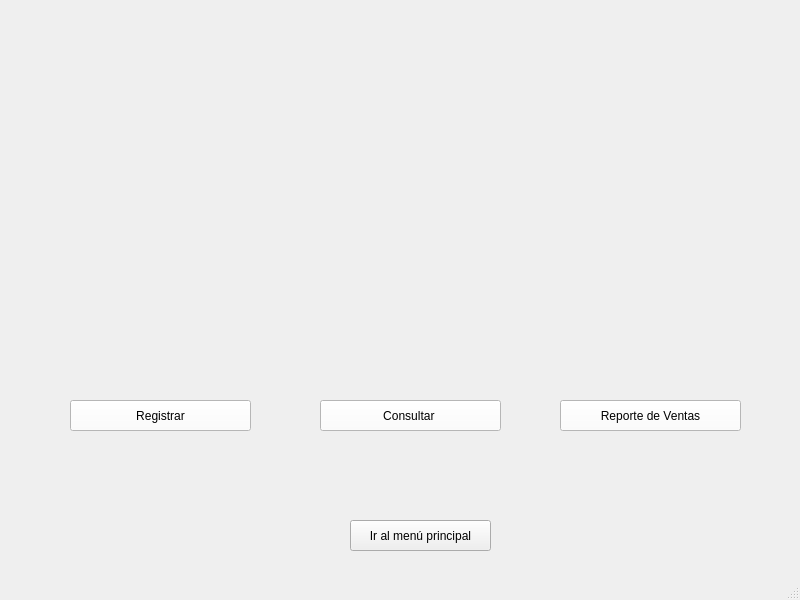
<?xml version="1.0" encoding="UTF-8"?>
<ui version="4.0">
 <class>MenuVentas</class>
 <widget class="QMainWindow" name="MenuVentas">
  <property name="geometry">
   <rect>
    <x>0</x>
    <y>0</y>
    <width>800</width>
    <height>600</height>
   </rect>
  </property>
  <property name="windowTitle">
   <string>MenuVentas</string>
  </property>
  <widget class="QWidget" name="centralwidget">
   <widget class="QLabel" name="label">
    <property name="geometry">
     <rect>
      <x>0</x>
      <y>0</y>
      <width>801</width>
      <height>581</height>
     </rect>
    </property>
    <property name="text">
     <string/>
    </property>
    <property name="pixmap">
     <pixmap>Ventas.png</pixmap>
    </property>
    <property name="scaledContents">
     <bool>true</bool>
    </property>
   </widget>
   <widget class="QPushButton" name="pushButton_AddVenta">
    <property name="geometry">
     <rect>
      <x>70</x>
      <y>400</y>
      <width>181</width>
      <height>31</height>
     </rect>
    </property>
    <property name="styleSheet">
     <string notr="true">

QPushButton{

	background-color: rgb(255, 255, 255) ;
	
	font: 63 11pt &quot;Bahnschrift SemiBold&quot;;
	
}

QPushButton:hover{

	background-color:  rgb(85, 170, 0);
	font: 63 11pt &quot;Bahnschrift SemiBold&quot;;
	
}</string>
    </property>
    <property name="text">
     <string>Registrar</string>
    </property>
   </widget>
   <widget class="QPushButton" name="pushButton_consultVenta">
    <property name="geometry">
     <rect>
      <x>320</x>
      <y>400</y>
      <width>181</width>
      <height>31</height>
     </rect>
    </property>
    <property name="styleSheet">
     <string notr="true">QPushButton{

	background-color: rgb(255, 255, 255) ;
	
	font: 63 11pt &quot;Bahnschrift SemiBold&quot;;
	
}

QPushButton:hover{

	background-color: rgb(255, 170, 0);
	font: 63 11pt &quot;Bahnschrift SemiBold&quot;;
	
}</string>
    </property>
    <property name="text">
     <string>Consultar </string>
    </property>
   </widget>
   <widget class="QPushButton" name="pushButton_ReportVentas">
    <property name="geometry">
     <rect>
      <x>560</x>
      <y>400</y>
      <width>181</width>
      <height>31</height>
     </rect>
    </property>
    <property name="styleSheet">
     <string notr="true">QPushButton{

	background-color: rgb(255, 255, 255) ;
	
	font: 63 11pt &quot;Bahnschrift SemiBold&quot;;
	
}

QPushButton:hover{

	background-color:rgb(255, 255, 0);
	font: 63 11pt &quot;Bahnschrift SemiBold&quot;;
	
}</string>
    </property>
    <property name="text">
     <string>Reporte de Ventas</string>
    </property>
   </widget>
   <widget class="QPushButton" name="pushButton_Back">
    <property name="geometry">
     <rect>
      <x>350</x>
      <y>520</y>
      <width>141</width>
      <height>31</height>
     </rect>
    </property>
    <property name="styleSheet">
     <string notr="true">font: 63 11pt &quot;Bahnschrift SemiBold&quot;;
back-groud color: rgb(255, 255, 255);</string>
    </property>
    <property name="text">
     <string>Ir al menú principal</string>
    </property>
   </widget>
  </widget>
  <widget class="QMenuBar" name="menubar">
   <property name="geometry">
    <rect>
     <x>0</x>
     <y>0</y>
     <width>800</width>
     <height>21</height>
    </rect>
   </property>
  </widget>
  <widget class="QStatusBar" name="statusbar"/>
 </widget>
 <resources/>
 <connections/>
</ui>
